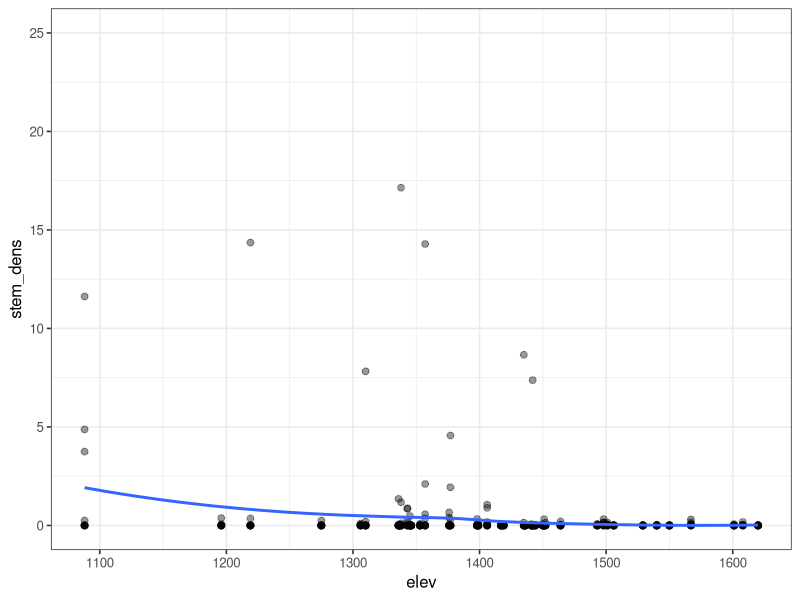
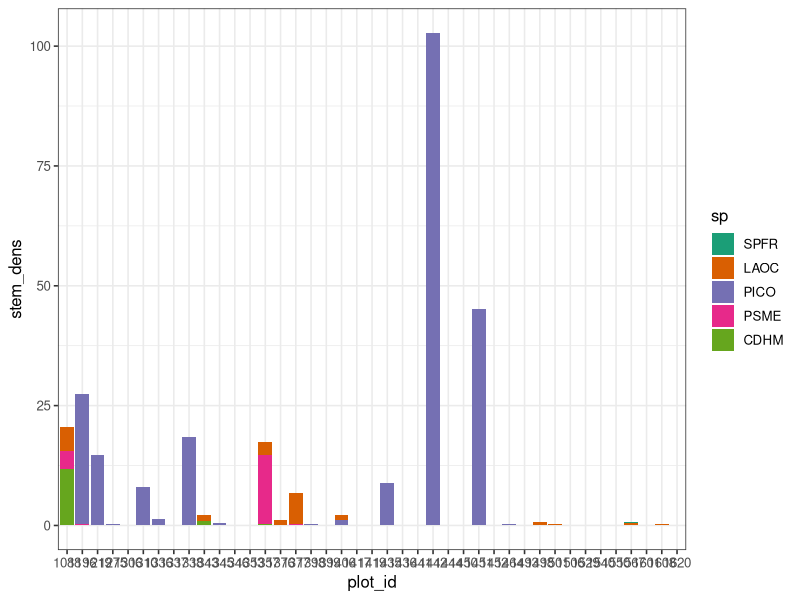

The R source for these figures, in order:
library(tidyverse)

plot_df <- read_csv('data/glac_plot_data_2019.csv') 

postfire_df <- plot_df %>% 
  dplyr::select(starts_with('plot'), starts_with('seedlings'), phys.phys_elev, phys.phys_aspect,
                -contains('header'), -contains('other'), -contains('end')) %>% 
  gather(key, value, -contains('length'), -starts_with('plot'), -starts_with('phys')) %>% 
  separate(key, into = c('del1','del2','del3','del4','transect','year','sp'), sep = "_") %>% 
  dplyr::select(-starts_with('del'), length_t1 = seedlings_t1.seedlings_t1_length, length_t2 = seedlings_t2.seedlings_t2_length) %>%
  mutate_at(vars(length_t1, length_t2), ~ ifelse(is.na(.), 28, .)) %>% 
  mutate(seedling_count = if_else(is.na(value), 0, value)) %>% 
  # Temporarily filter out the 6 (of 2093) trees we forgot to record the species of... 
  # Condense some species into groups
  mutate(sp = fct_collapse(sp, DECID = c('BEPA','ACGL','ACOC'), CDHM = c('TSHE','THPL'), SPFR = c('ABGR','PIEN','ABLA') )) %>% 
  mutate(length = length_t1 + length_t2) %>% 
  group_by(plot.utm_easting, plot.utm_northing, phys.phys_aspect, plot.name, phys.phys_elev, year, sp, length) %>%
  summarise(seedling_count = sum(seedling_count)) %>% 
  mutate(area = length * 2,
         seed_dens = seedling_count / area,
         dev_ne = cos( (45*pi/180) - (phys.phys_aspect*pi/180) ) + 1) %>% 
  ungroup() %>% 
  mutate(plot.name = fct_reorder(plot.name, phys.phys_elev)) %>% 
  mutate(age = if_else(year == 'age1', 1, 2)) %>% 
  select(-year, -length) %>% 
  rename(easting = plot.utm_easting,
         northing = plot.utm_northing,
         plot_id = plot.name,
         elev = phys.phys_elev,
         stem_count = seedling_count,
         stem_dens = seed_dens)


postfire_df %>% 
  group_by(sp) %>% 
  summarise(mean_sp = mean(stem_dens, na.rm = T)*10000)

lm(stem_dens ~ dev_ne*sp, data = filter(postfire_df, stem_dens < 25)) %>% 
  summary()

postfire_df %>% 
  filter(stem_dens < 25) %>% 
  ggplot(., aes(x = elev, y = stem_dens)) +
    geom_point(size = 2, alpha = 0.4) +
    geom_smooth(se = F) +
    ylim(0,25) +
    #coord_cartesian(ylim = c(0,5)) +
    scale_color_brewer(palette = 'Dark2') +
    theme_bw(base_size = 12) 



ggplot(postfire_df) +
  geom_col(aes(x = plot_id, y = stem_dens, fill = sp)) +
  #coord_cartesian(ylim = c(0,10)) +
  scale_x_discrete(labels = sort(unique(postfire_df$elev))) +
  scale_fill_brewer(palette = 'Dark2') +
  theme_bw(base_size = 12) 
